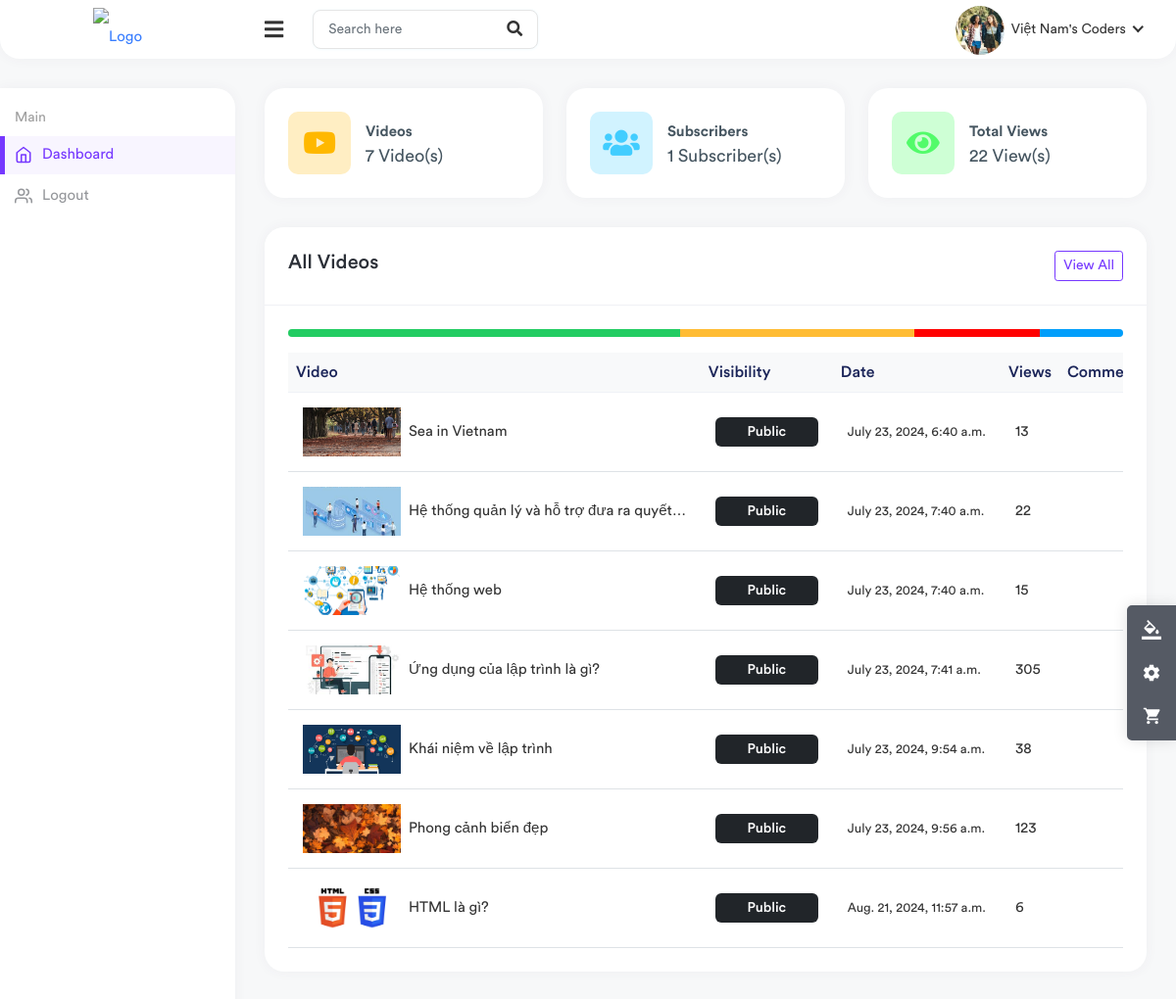
The app's page /studio/ (signed in) with its own data.
### channel/models.py (models this page shows, shortened)
class Channel(models.Model):
  channel_art = models.ImageField(upload_to=user_directory_path, null=True, blank=True)
  image = models.ImageField(upload_to=user_directory_path, null=True, blank=True)
  full_name = models.CharField(max_length=200)
  channel_name = models.CharField(max_length=200)
  description = models.TextField(null=True, blank=True)
  keywords = TaggableManager()
  joined = models.DateTimeField(auto_now_add=True)
  status = models.CharField(choices=STATUS, max_length=100, default="active")
  user = models.OneToOneField(User, on_delete=models.SET_NULL, null=True, related_name="channel")
  subscribers = models.ManyToManyField(User, related_name="user_subs")
  verified = models.BooleanField(default=False)
  total_views = models.IntegerField(default=0)
  business_email = models.EmailField(null=True, blank=True)
  make_business_email_public = models.BooleanField(default=False)
  business_location = models.CharField(null=True, blank=True, max_length=500)
  make_business_location_public = models.BooleanField(default=False)
  website = models.URLField(default="https://my-website.com/")
  instagram = models.URLField(default="https://instagram.com/")
  facebook = models.URLField(default="https://facebook.com/")
  twitter = models.URLField(default="https://twitter.com/")

### core/models.py (models this page shows, shortened)
class Video(models.Model):
  video = models.FileField(upload_to=user_directory_path)
  image = models.ImageField(upload_to=user_directory_path, null=True, blank=True)
  title = models.CharField(max_length=100)
  description = models.TextField(null=True, blank=True)
  tags = TaggableManager()
  date = models.DateTimeField(auto_now_add=True)
  visibility = models.CharField(choices=VISIBILITY, max_length=100, default="public")
  user = models.ForeignKey(User, on_delete=models.SET_NULL, null=True)
  views = models.PositiveIntegerField(default=0)
  likes = models.ManyToManyField(User, related_name="likes")
  featured = models.BooleanField(default=False)

### useradmin/views.py (the view)
# urls.py: path("", views.studio, name="studio"),
@login_required
def studio(request):
  user = request.user
  channel = Channel.objects.get(user=user)
  videos = Video.objects.filter(user=user)
  context = {
    "user":user,
    "channel":channel,
    "videos":videos,
  }
  return render(request, "useradmin/studio.html", context)

### templates/useradmin/studio.html (shortened to what this page needs)
{% load static %}
<!DOCTYPE html>
<html lang="en">
  <head>
    <link rel="stylesheet" href="{% static 'assets/css/bootstrap.min.css' %}" />
    <link rel="stylesheet" href="{% static 'assets/plugins/fontawesome/css/fontawesome.min.css' %}" />
    <link rel="stylesheet" href="{% static 'assets/plugins/fontawesome/css/all.min.css' %}" />
    <link rel="stylesheet" href="{% static 'assets/css/style.css' %}" />
</head>
<body class="nk-body bg-lighter npc-default has-sidebar no-touch nk-nio-theme">
  <div class="main-wrapper">
    <div class="header header-one">
      <div class="header-left header-left-one">
          <a href="{% url 'index' %}" class="logo">
              <img src="https://static.wikia.nocookie.net/logopedia/images/c/c0/YouTube_Studio_short.svg/revision/latest?cb=20200216210451" alt="Logo" />
          </a>
      </div>
      <a href="javascript:void(0);" id="toggle_btn">
          <i class="fas fa-bars"></i>
      </a>
      <div class="top-nav-search">
          <form>
              <input type="text" class="form-control" placeholder="Search here" />
              <button class="btn" type="submit"><i class="fas fa-search"></i></button>
          </form>
      </div>
      <ul class="nav nav-tabs user-menu">
          <li class="nav-item dropdown has-arrow main-drop">
              <a href="#" class="dropdown-toggle nav-link" data-bs-toggle="dropdown">
                  <span class="user-img">
                      <img src="{{ channel.image.url }}" style="width: 50px; height: 50px; object-fit: cover;" alt="" />
                  </span>
                  <span>{{ channel.channel_name }}</span>
              </a>
          </li>
      </ul>
  </div>
  <div class="sidebar" id="sidebar">
    <div class="sidebar-inner slimscroll">
        <div id="sidebar-menu" class="sidebar-menu">
            <ul>
                <li class="menu-title"><span>Main</span></li>
                <li class="active">
                    <a href="{% url 'studio' %}"><i data-feather="home"></i> <span>Dashboard</span></a>
                </li>
                <li>
                    <a href="{% url 'sign-out' %}"><i data-feather="users"></i> <span>Logout</span></a>
                </li>
            </ul>
        </div>
    </div>
  </div>
  <div class="page-wrapper">
    <div class="content container-fluid">
        <div class="row">
            <div class="col-xl-4 col-sm-6 col-12">
                <div class="card">
                    <div class="card-body">
                        <div class="dash-widget-header">
                            <span class="dash-widget-icon bg-1">
                                <i class="fab fa-youtube"></i>
                            </span>
                            <div class="dash-count">
                                <div class="dash-title">Videos</div>
                                <div class="dash-counts">
                                    <p>{{videos.count}} Video(s)</p>
                                </div>
                            </div>
                        </div>
                    </div>
                </div>
            </div>
            <div class="col-xl-4 col-sm-6 col-12">
                <div class="card">
                    <div class="card-body">
                        <div class="dash-widget-header">
                            <span class="dash-widget-icon bg-2">
                                <i class="fas fa-users"></i>
                            </span>
                            <div class="dash-count">
                                <div class="dash-title">Subscribers</div>
                                <div class="dash-counts">
                                    <p>{{channel.subscribers.all.count}} Subscriber(s)</p>
                                </div>
                            </div>
                        </div>
                    </div>
                </div>
            </div>
            <div class="col-xl-4 col-sm-6 col-12">
                <div class="card">
                    <div class="card-body">
                        <div class="dash-widget-header">
                            <span class="dash-widget-icon bg-3">
                                <i class="fas fa-eye"></i>
                            </span>
                            <div class="dash-count">
                                <div class="dash-title">Total Views</div>
                                <div class="dash-counts">
                                    <p>{{channel.total_views}} View(s)</p>
                                </div>
                            </div>
                        </div>
                    </div>
                </div>
            </div>
        </div>
        <div class="row">
            <div class="col-md-12 col-lg-12 col-sm-12">
                <div class="card">
                    <div class="card-header">
                        <div class="row">
                            <div class="col">
                                <h5 class="card-title">All Videos</h5>
                            </div>
                            <div class="col-auto">
                                <a href="invoices.html" class="btn-right btn btn-sm btn-outline-primary">
                                    View All
                                </a>
                            </div>
                        </div>
                    </div>
                    <div class="card-body">
                        <div class="mb-3">
                            <div class="progress progress-md rounded-pill mb-3">
                                <div class="progress-bar bg-success" role="progressbar" style="width: 47%;" aria-valuenow="47" aria-valuemin="0" aria-valuemax="100"></div>
                                <div class="progress-bar bg-warning" role="progressbar" style="width: 28%;" aria-valuenow="28" aria-valuemin="0" aria-valuemax="100"></div>
                                <div class="progress-bar bg-danger" role="progressbar" style="width: 15%;" aria-valuenow="15" aria-valuemin="0" aria-valuemax="100"></div>
                                <div class="progress-bar bg-info" role="progressbar" style="width: 10%;" aria-valuenow="10" aria-valuemin="0" aria-valuemax="100"></div>
                            </div>
                        </div>
                        <div class="table-responsive">
                            <table class="table table-stripped table-hover">
                                <thead class="thead-light">
                                    <tr>
                                        <th>Video</th>
                                        <th>Visibility</th>
                                        <th>Date</th>
                                        <th>Views</th>
                                        <th>Comments</th>
                                    </tr>
                                </thead>
                                <tbody>
                                    {% for v in videos %}
                                    <tr>
                                        <td>
                                            <h2 class="table-avatar">
                                                <a href="{% url 'video-detail' v.id  %}"><img class="avatar avatar-sm me-2 avatar-img roundded-circle" style="width: 100px; height: 50px; object-fit: cover;" src="{{ v.image.url }}" alt="User Image" />{{v.title|truncatechars:40}}</a>
                                            </h2>
                                        </td>
                                        <td><span class="badge bg-dark">{{ v.visibility|title }}</span></td>
                                        <td><small>{{ v.date }}</small></td>
                                        <td>{{ v.views }}</td>
                                        <td>{{ v.comment.all.count }}</td>
                                    </tr>
                                    {% endfor %}
                                </tbody>
                            </table>
                        </div>
                    </div>
                </div>
            </div>
        </div>
    </div>
</div>
  </div>
</body>
</html>

### records on screen
Channel: image (picture), channel_name "Việt Nam's Coders", subscribers.all.count "1", total_views "22"
Video: image (picture), title "Sea in Vietnam", visibility "Public", date "July 23, 2024, 6:40 a.m.", views "13"
Video: image (picture), title "Hệ thống quản lý và hỗ trợ đưa ra quyết…", visibility "Public", date "July 23, 2024, 7:40 a.m.", views "22"
Video: image (picture), title "Hệ thống web", visibility "Public", date "July 23, 2024, 7:40 a.m.", views "15"
Video: image (picture), title "Ứng dụng của lập trình là gì?", visibility "Public", date "July 23, 2024, 7:41 a.m.", views "305"
Video: image (picture), title "Khái niệm về lập trình", visibility "Public", date "July 23, 2024, 9:54 a.m.", views "38"
Video: image (picture), title "Phong cảnh biển đẹp", visibility "Public", date "July 23, 2024, 9:56 a.m.", views "123"
Video: image (picture), title "HTML là gì?", visibility "Public", date "Aug. 21, 2024, 11:57 a.m.", views "6"

### other values on screen
{{ videos.count }} "7"
